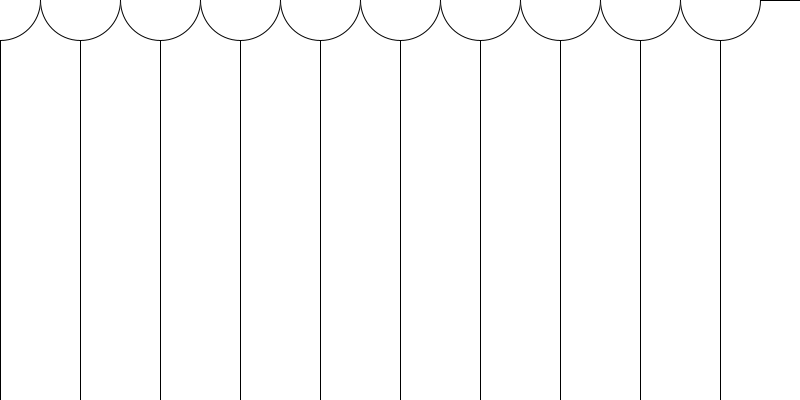
Frame 1 (no input)
Frame 60 (the mouse pressed at the canvas centre just before this capture): identical to frame 1, image omitted
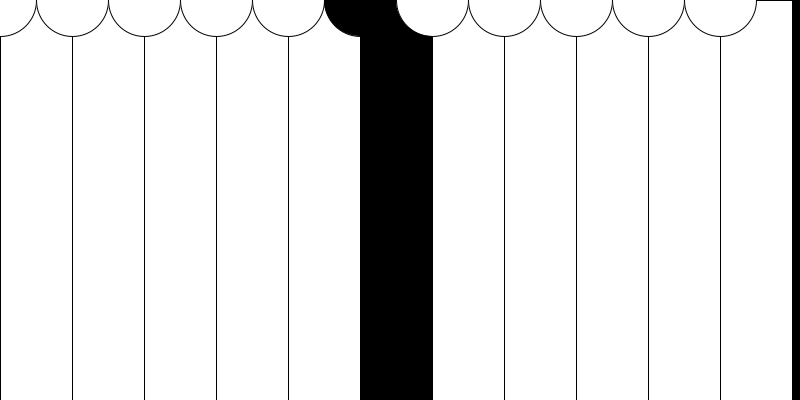
Frame 120 (the mouse held since frame 60 and released just before this capture)

The Processing sketch that drew these frames (run headless with seeded random() and noise(); from frame 60 on, the mouse is pressed at the canvas centre):

// Processing sketch: forEjemplo
// ── forEjemplo.pde
//ESTO EMPIEZA A SER IMPORTANTE
//COMENTAR EN LAS PRIMERAS LINEAS:
/*
COM 5
 NOMBRE Y LEGAJO
 LINK AL VIDEO EXPLICANDO EL CODIGO
 */
int diametro;
int posX = 0;
int posY = 0;
int cantidad = 10;
void setup() {
  diametro = width/cantidad;
  size(800, 400);
}
void draw() {
  background(0);
  //iteraciones

  for (int i = 0; i  < cantidad; i++) {
    if(mouseX > posX + diametro * i
    && mouseX < posX + diametro * i + diametro){ 
      fill(0);
    } else{
      fill(255);
      }
    rect(posX + diametro * i, posY, diametro, height);
    circle(posX + diametro * i, posY, diametro);
  }
}
void mousePressed() {

  cantidad++;
  diametro = width/cantidad;
}
